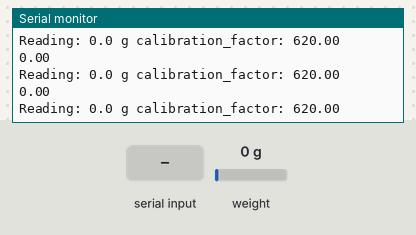
Simulated run of this sketch. Board: ESP32. Parts: the last lines printed to the serial monitor. The test bench sets the inputs (shaded band); at power-on: weight on the scale 0 g.

Above: at 3.3 s.
3.4 s: weight on the scale set to 100 g
At 3.55 s:
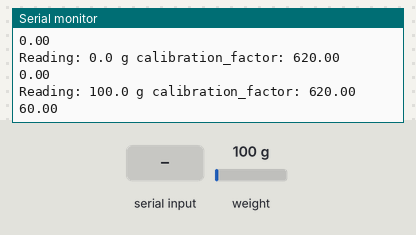
4.9 s: "+" received over Serial
At 5.05 s:
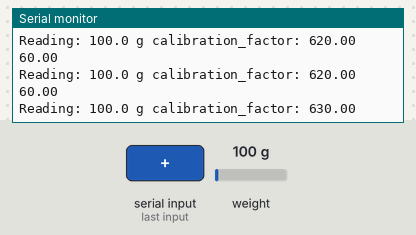
7.9 s: "a" received over Serial
At 8.06 s:
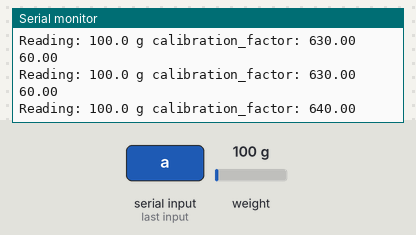
9.4 s: weight on the scale set to 1250 g
At 9.47 s:
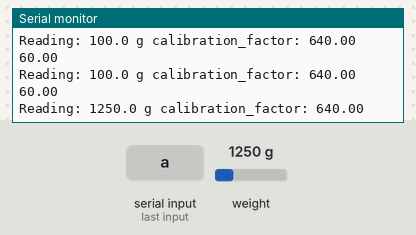
Timing chart, 0 to 11.9 s (numbered marks = the images above; inputs shaded):
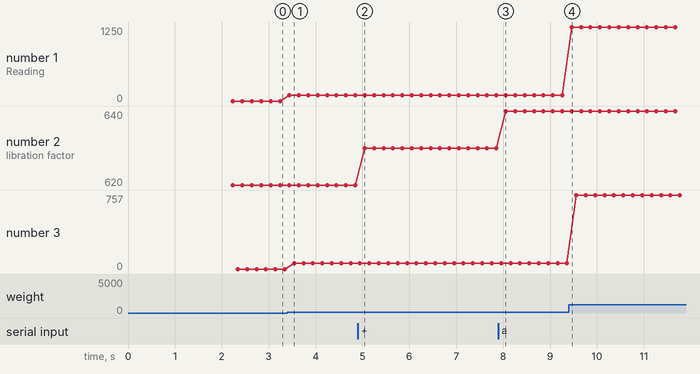

Measured:
- after the input at 3.4 s, the serial monitor: prints a new line at once (image 1)
- after the input at 4.9 s, the serial monitor: prints a new line after 0.15 s (image 2)
- after the input at 7.9 s, the serial monitor: prints a new line after 0.16 s (image 3)
- after the input at 9.4 s, the serial monitor: prints a new line after 0.06 s (image 4)
- plotted number 1: 0 → 100 after the input at 3.4 s, 100 → 1250 after the input at 9.4 s
- plotted number 2: 620 → 630 after the input at 4.9 s, 630 → 640 after the input at 7.9 s
- plotted number 3: 0 → 60 after the input at 3.4 s, 60 → 757 after the input at 9.4 s

The sketch:

loadcell_calibrate.ino
```cpp
#include "HX711.h"

#define LOADCELL_DOUT_PIN  32
#define LOADCELL_SCK_PIN  33

HX711 scale;

float calibration_factor = 620; //-7050 worked for my 440lb max scale setup

void setup() {
  Serial.begin(9600);
  Serial.println("HX711 calibration sketch");
  Serial.println("Remove all weight from scale");
  Serial.println("After readings begin, place known weight on scale");
  Serial.println("Press + or a to increase calibration factor");
  Serial.println("Press - or z to decrease calibration factor");

  scale.begin(LOADCELL_DOUT_PIN, LOADCELL_SCK_PIN);
  scale.set_scale();
  scale.tare(); //Reset the scale to 0

  long zero_factor = scale.read_average(); //Get a baseline reading
  Serial.print("Zero factor: "); //This can be used to remove the need to tare the scale. Useful in permanent scale projects.
  Serial.println(zero_factor);
}

void loop() {

  scale.set_scale(calibration_factor); //Adjust to this calibration factor
  float dx = map(scale.get_units(), 0, 165, 0.0, 100.0);
  Serial.print("Reading: ");
  Serial.print(scale.get_units(), 1);
  Serial.print(" g"); //Change this to kg and re-adjust the calibration factor if you follow SI units like a sane person
  Serial.print(" calibration_factor: ");
  Serial.print(calibration_factor);
  Serial.println();
   Serial.println(dx);

  if(Serial.available())
  {
    char temp = Serial.read();
    if(temp == '+' || temp == 'a')
      calibration_factor += 10;
    else if(temp == '-' || temp == 'z')
      calibration_factor -= 10;
  }


}
```
